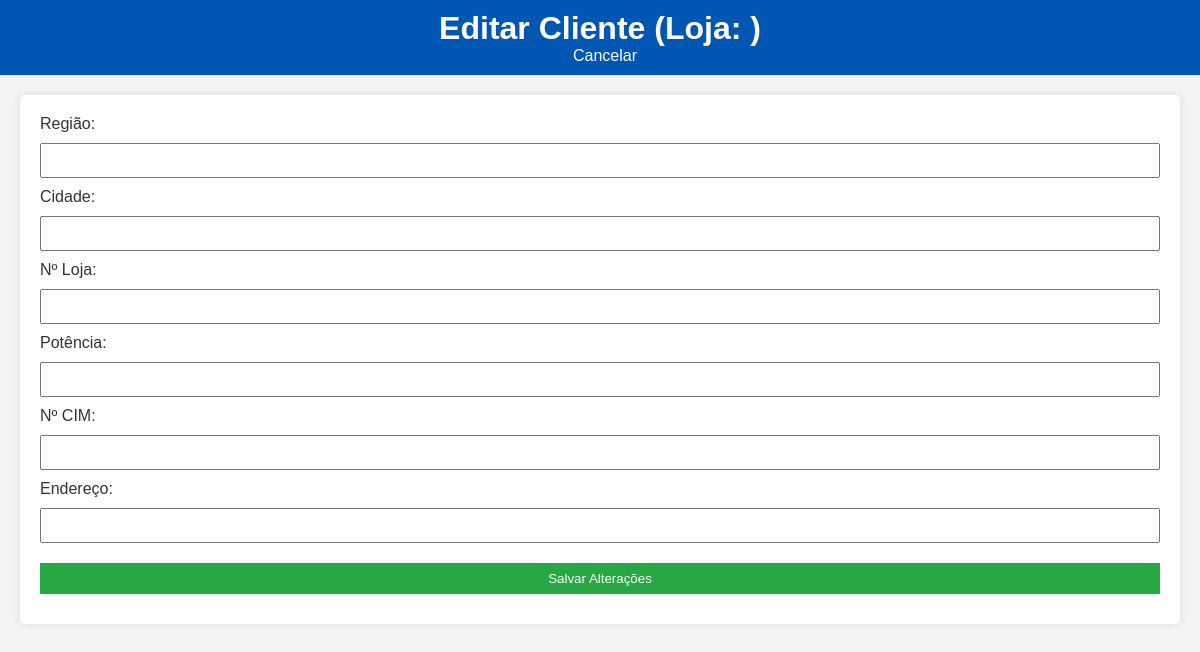
Before: /cliente/editar/1 with the older database file.
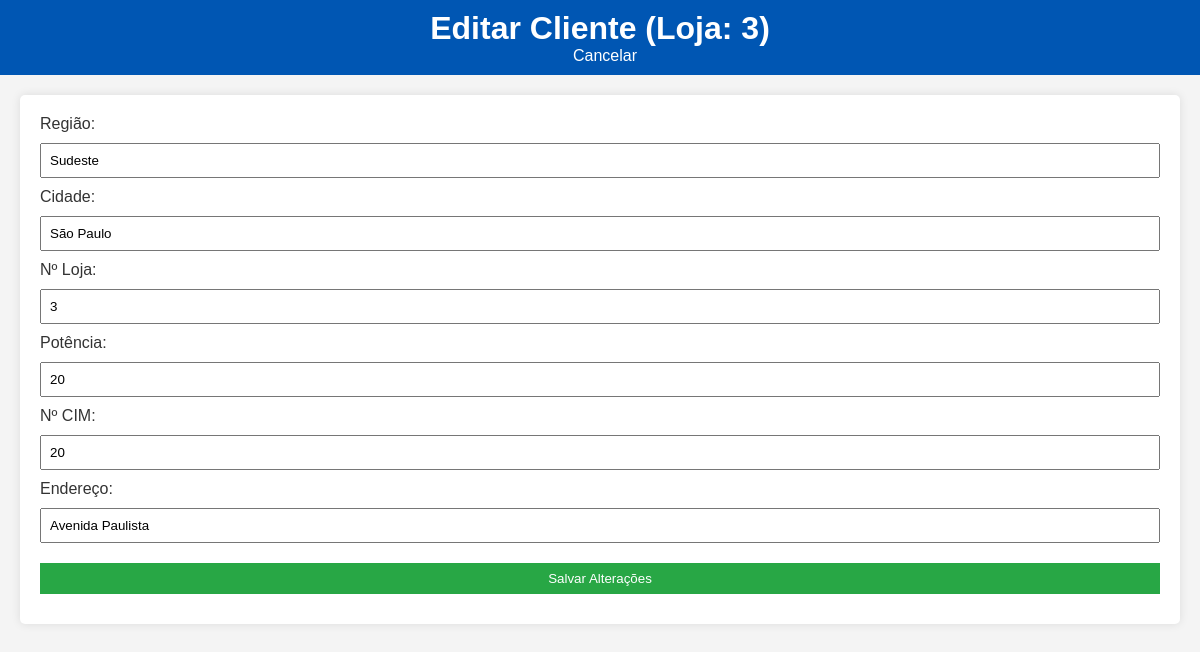
After: the same page with the newer database file.
### tables this page shows
CREATE TABLE clientes (
                 id INTEGER PRIMARY KEY,
                 regiao TEXT,
                 cidade TEXT,
                 num_loja TEXT,
                 potencia_loja TEXT,
                 num_cim TEXT,
                 endereco TEXT);

### app.py (the view, shortened to what this page needs)
@app.route('/cliente/editar/<int:id>', methods=['GET', 'POST'])
def editar_cliente(id):
    conn = sqlite3.connect('gestao.db')
    c = conn.cursor()
    c.execute("SELECT * FROM clientes WHERE id = ?", (id,))
    cliente = c.fetchone()
    conn.close()
    return render_template('editar_cliente.html', cliente=cliente)

### templates/editar_cliente.html (shortened to what this page needs)
<!DOCTYPE html>
<html lang="pt-BR">
<head>
    <link rel="stylesheet" href="{{ url_for('static', filename='style.css') }}">
</head>
<body>
    <header>
        <h1>Editar Cliente (Loja: {{ cliente[3] }})</h1>
        <a href="{{ url_for('clientes') }}" class="back-btn">Cancelar</a>
    </header>
    <main>
        <form method="POST">
            <label>Região: <input type="text" name="regiao" value="{{ cliente[1] }}" required></label>
            <label>Cidade: <input type="text" name="cidade" value="{{ cliente[2] }}" required></label>
            <label>Nº Loja: <input type="text" name="num_loja" value="{{ cliente[3] }}" required></label>
            <label>Potência: <input type="text" name="potencia_loja" value="{{ cliente[4] }}"></label>
            <label>Nº CIM: <input type="text" name="num_cim" value="{{ cliente[5] }}"></label>
            <label>Endereço: <input type="text" name="endereco" value="{{ cliente[6] }}"></label>
            <button type="submit">Salvar Alterações</button>
        </form>
    </main>
</body>
</html>

Changed rows visible on the page:
added clientes: num_loja "3", regiao "Sudeste", cidade "São Paulo", potencia_loja "20", num_cim "20", endereco "Avenida Paulista"
